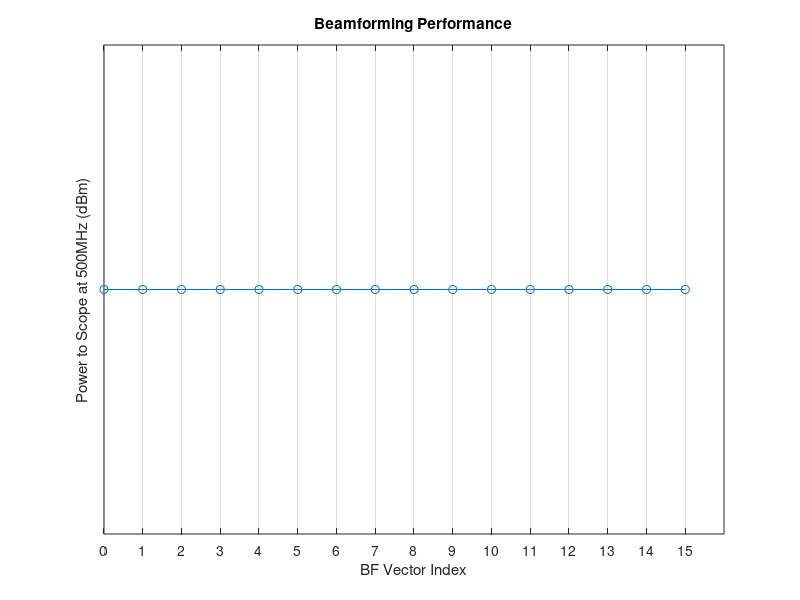

Source code (MATLAB): (Note: this script raises an error after producing the figure.)
%%
clearvars
close all
current_path = pwd;
addpath([current_path,'\MISO_data\']);
addpath('C:\Users\nestes\Desktop\local_measurement\AWG_controls');

BF_dec = [0:15];
power_dBm_500MHz_record = BF_dec*0;
FFT_DC_record = BF_dec*0;
BF_code_test = de2bi(BF_dec,'left-msb');

fs = 20e9;
data_rate = 1000e6;
Scope.folderName = [current_path,'\MISO_data\'];
Scope.fileName = ['MISO_20190416_1GHz_clock_1GHz_IF_BF_code_'];
Scope.timeScale = 1e-9;
capture_symbol_num = 1000;
Scope.timeDesired = capture_symbol_num/data_rate;
Scope.vol_per_div = 0.01;


% num_measure = 25;
while(1)
    
    for loop = 1:length(BF_dec)

        BF_code = BF_code_test(loop,:);
        BF_binary_index = BF_dec(loop);
        BF_str = char(BF_code + '0');
        
%         Scope.fileName = [Scope.fileName,BF_str];
%         
%         BF_set(BF_binary_index);
%         
%         pause(3)
%         Oscope_read_func(Scope)
        
        fileName = ['MISO_20190423_1GHz_clock_1GHz_IF_BF_code_'];
        fileName = [fileName,BF_str,'_9'];
        str = [fileName,'.mat'];
        if(exist(str))
            load(fileName);
            voltage_out = -waveform.YData;              % why negative

            data_str = voltage_out;
            %         data_str = sin(2*pi*500e6*(1e-9/20:(1e-9/20):1e-6))';
            fft_x = fft(data_str);
            
            N_x = length(data_str);
            
            freq_domain = ((0:N_x-1)-N_x/2)/(N_x)*fs;
            DC_index = find(abs(freq_domain)<1e-6);
            fft_x_shift = fftshift(fft_x)/sqrt(N_x);
            fft_x_power = abs(fft_x_shift).^2/(50)/N_x;
            fft_x_real_power = [fft_x_power(DC_index);fft_x_power(DC_index+1:end)*2];
            
            freq_index = abs(freq_domain - 500e6)<1e-6;
            power_dBm_500MHz_record(BF_binary_index+1) = 10*log10(fft_x_power(freq_index)*2)+30;
            
            
        else
        end
    end
    fig=figure(1);
    plot(0:15,power_dBm_500MHz_record,'-o')
    set(gca,'XTick',0:1:15);
    set(gca,'YTick',-100:5:-30);
    grid on
    box on
    xlabel('BF Vector Index')
    ylabel('Power to Scope at 500MHz (dBm)')
    title('Beamforming Performance')
    % sexify(fig)
    % legend(['measure ',num2str(num_measure)])
    % str = 'BF_power_record';
    % if(num_measure)
    %    str = [str,'_',num2str(num_measure)];
    % end
    %savefig(fig,[str,'.fig']);
    
    
    % Set beamforming vector
    [M,idx] = max(power_dBm_500MHz_record);
    BF_set(idx-1);
    
    pause(5);
    
end